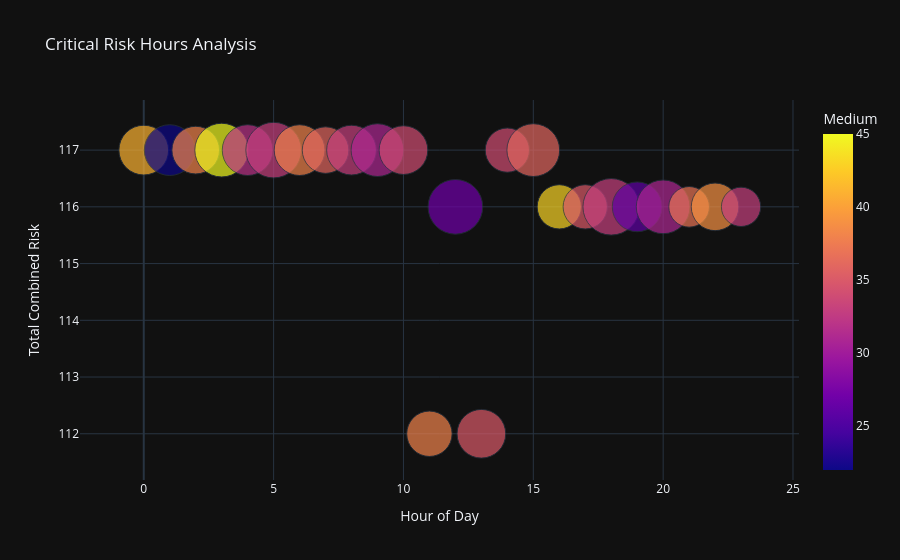

The cell this chart's notebook holds for it:
### Markdown cell above
Which hours are the most critical for operational risk, and how can we visually detect danger zones during the day?

### Code cell
import plotly.express as px

# Create Total Risk
df["Total_Risk"] = df["High"] + df["Medium"] + df["Low"]

# Bubble chart
fig = px.scatter(
    df,
    x="Hour",
    y="Total_Risk",
    size="High",
    color="Medium",
    hover_data=["Low"],
    title="Critical Risk Hours Analysis",
    size_max=40
)

# Improve layout
fig.update_layout(
    xaxis_title="Hour of Day",
    yaxis_title="Total Combined Risk",
    template="plotly_dark"
)

# Show chart
fig.show()

### Figure 1 — Plotly figure (JSON) as saved in the notebook; plotly's stock layout.template omitted (floating-point values rounded to 4 significant figures)
{"data": [{"customdata": [[52], [70], [57], [44], [60], [54], [54], [60], [60], [59], [60], [54], [60], [54], [64], [54], [54], [62], [52], [66], [57], [63], [55], [68]], "hovertemplate": "Hour=%{x}<br>Total_Risk=%{y}<br>High=%{marker.size}<br>Low=%{customdata[0]}<br>Medium=%{marker.color}<extra></extra>", "legendgroup": "", "marker": {"color": [41, 22, 38, 45, 32, 33, 38, 36, 33, 31, 34, 38, 27, 35, 34, 36, 43, 35, 33, 26, 31, 37, 39, 33], "coloraxis": "coloraxis", "size": [24, 25, 22, 28, 25, 30, 25, 21, 24, 27, 23, 20, 29, 23, 19, 27, 19, 19, 31, 24, 28, 16, 22, 15], "sizemode": "area", "sizeref": 0.01937, "symbol": "circle"}, "mode": "markers", "name": "", "orientation": "v", "showlegend": false, "type": "scatter", "x": [0, 1, 2, 3, 4, 5, 6, 7, 8, 9, 10, 11, 12, 13, 14, 15, 16, 17, 18, 19, 20, 21, 22, 23], "xaxis": "x", "y": [117, 117, 117, 117, 117, 117, 117, 117, 117, 117, 117, 112, 116, 112, 117, 117, 116, 116, 116, 116, 116, 116, 116, 116], "yaxis": "y"}], "layout": {"coloraxis": {"colorbar": {"title": {"text": "Medium"}}, "colorscale": [[0, "#0d0887"], [0.1111, "#46039f"], [0.2222, "#7201a8"], [0.3333, "#9c179e"], [0.4444, "#bd3786"], [0.5556, "#d8576b"], [0.6667, "#ed7953"], [0.7778, "#fb9f3a"], [0.8889, "#fdca26"], [1, "#f0f921"]]}, "legend": {"itemsizing": "constant", "tracegroupgap": 0}, "title": {"text": "Critical Risk Hours Analysis"}, "xaxis": {"anchor": "y", "domain": [0, 1], "title": {"text": "Hour of Day"}}, "yaxis": {"anchor": "x", "domain": [0, 1], "title": {"text": "Total Combined Risk"}}}}
